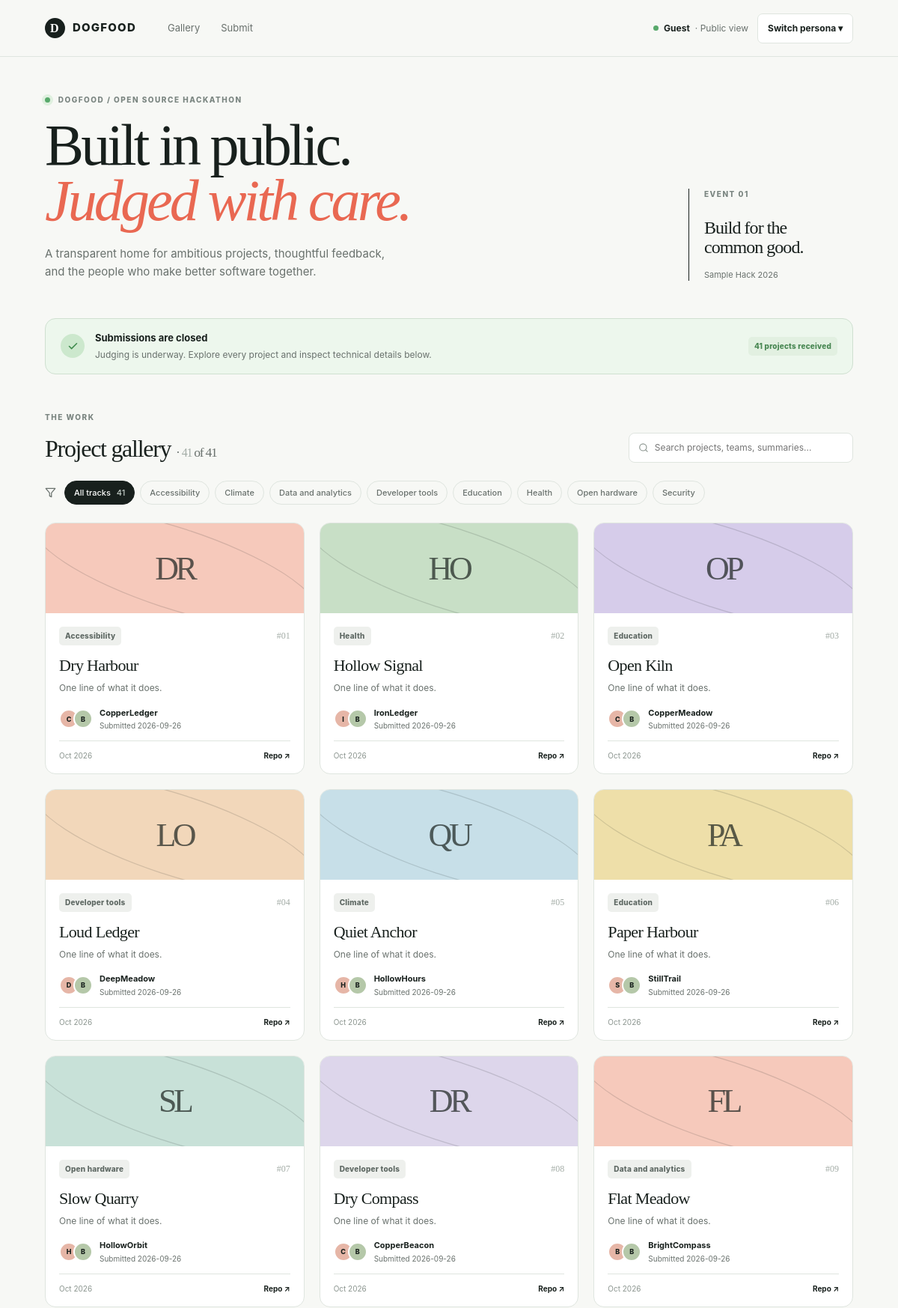
The app's page /projects (upper part) with its own data.
### tables this page shows
CREATE TABLE tracks (
            id TEXT PRIMARY KEY,
            name TEXT NOT NULL,
            event_id TEXT DEFAULT 'evt_01'
        );

CREATE TABLE projects (
            id TEXT PRIMARY KEY,
            team_id TEXT NOT NULL,
            track_id TEXT NOT NULL,
            title TEXT NOT NULL,
            summary TEXT,
            repo_url TEXT,
            submitted_at TEXT NOT NULL,
            is_draft INTEGER DEFAULT 0,
            FOREIGN KEY (track_id) REFERENCES tracks(id)
        );

CREATE TABLE teams (
            id TEXT PRIMARY KEY,
            name TEXT NOT NULL
        );

### src/main.py (the view)
@app.get("/projects", response_class=HTMLResponse)
def get_gallery(request: Request, q: Optional[str] = None, track: Optional[str] = None):
    current_user = get_current_user_optional(request)
    with get_db() as conn:
        tracks = conn.execute("SELECT id, name FROM tracks ORDER BY name").fetchall()
        sql = """
            SELECT p.id, p.title, p.summary, p.repo_url, p.submitted_at, p.track_id,
                   t.name as track_name, tm.name as team_name
            FROM projects p
            JOIN tracks t ON p.track_id = t.id
            LEFT JOIN teams tm ON p.team_id = tm.id
            WHERE p.is_draft = 0
        """
        params = []
        if track:
            sql += " AND p.track_id = ?"
            params.append(track)
        if q:
            sql += " AND (p.title LIKE ? OR tm.name LIKE ?)"
            params.append(f"%{q}%")
            params.append(f"%{q}%")
        sql += " ORDER BY p.submitted_at DESC"
        projects = conn.execute(sql, params).fetchall()
    return templates.TemplateResponse(
        request=request,
        name="gallery.html",
        context={
            "user": current_user,
            "projects": projects,
            "tracks": tracks,
            "query": q,
            "selected_track": track
        }
    )

### templates/gallery.html (shortened to what this page needs)
{% extends "base.html" %}
{% block content %}
<div class="page-wrap">
  <section class="hero">
    <div>
      <p class="kicker"><span class="pulse"></span> DOGFOOD / OPEN SOURCE HACKATHON</p>
      <h1>Built in public.<br><em>Judged with care.</em></h1>
      <p class="hero-copy">A transparent home for ambitious projects, thoughtful feedback, and the people who make better software together.</p>
    </div>
    <div class="hero-note">
      <span class="note-label">Event 01</span>
      <strong>Build for the<br>common good.</strong>
      <span>Sample Hack 2026</span>
    </div>
  </section>
  <div class="deadline-banner">
    <div class="deadline-icon">
      <svg width="18" height="18" viewBox="0 0 24 24" fill="none" stroke="currentColor" stroke-width="2.5" stroke-linecap="round" stroke-linejoin="round">
        <polyline points="20 6 9 17 4 12"></polyline>
      </svg>
    </div>
    <div>
      <strong>Submissions are closed</strong>
      <span>Judging is underway. Explore every project and inspect technical details below.</span>
    </div>
    <span class="badge badge-green">{{ projects|length }} projects received</span>
  </div>
  <section class="section-heading">
    <div>
      <p class="kicker">THE WORK</p>
      <h2>Project gallery <span style="font-weight: 400; color: var(--muted); font-size: 1.1rem;">· <span id="visible-count">{{ projects|length }}</span> of {{ projects|length }}</span></h2>
    </div>
    <div class="search-wrap">
      <svg width="16" height="16" viewBox="0 0 24 24" fill="none" stroke="currentColor" stroke-width="2" stroke-linecap="round" stroke-linejoin="round">
        <circle cx="11" cy="11" r="8"></circle>
        <line x1="21" y1="21" x2="16.65" y2="16.65"></line>
      </svg>
      <input type="text" id="live-search" placeholder="Search projects, teams, summaries..." value="{{ query or '' }}" oninput="filterCards()" aria-label="Search projects">
    </div>
  </section>
  <div class="track-row">
    <svg width="16" height="16" viewBox="0 0 24 24" fill="none" stroke="currentColor" stroke-width="2" stroke-linecap="round" stroke-linejoin="round" style="color: var(--muted); margin-right: 0.25rem;">
      <polygon points="22 3 2 3 10 12.46 10 19 14 21 14 12.46 22 3"></polygon>
    </svg>
    <button class="track-pill active" onclick="setTrackFilter('all', this)">
      All tracks <span>{{ projects|length }}</span>
    </button>
    {% for trk in tracks %}
      <button class="track-pill" onclick="setTrackFilter('{{ trk.name|lower }}', this)">
        {{ trk.name }}
      </button>
    {% endfor %}
  </div>
  <div class="gallery-grid" id="project-grid">
    {% for p in projects %}
      {% set accent_color = ['coral', 'sage', 'violet', 'peach', 'blue', 'yellow', 'mint', 'lavender'][loop.index0 % 8] %}
      <article class="project-card" data-title="{{ p.title|lower }}" data-summary="{{ (p.summary or '')|lower }}" data-track="{{ p.track_name|lower }}" data-team="{{ (p.team_name or '')|lower }}">
        <div class="project-art art-{{ accent_color }}">
          <span>{{ p.title[:2]|upper }}</span>
          <div class="art-lines"></div>
        </div>
        <div class="project-body">
          <div class="project-top">
            <span class="badge badge-neutral">{{ p.track_name }}</span>
            <span class="project-number">#{{ "%02d"|format(loop.index) }}</span>
          </div>
          <h3>{{ p.title }}</h3>
          <p class="summary">{{ p.summary or "No project description provided." }}</p>
          <div class="project-team">
            <div class="avatar-stack">
              <span>{{ (p.team_name or "T")[0]|upper }}</span>
              <span>{{ ((p.team_name or "T").split(' ')[1] or 'B')[0]|upper }}</span>
            </div>
            <div>
              <strong>{{ p.team_name or "Solo Builder" }}</strong>
              <span>Submitted {{ p.created_at[:10] if p.created_at else "2026-09-26" }}</span>
            </div>
          </div>
          <div class="project-foot">
            <span>{{ p.created_at[:10] if p.created_at else "Oct 2026" }}</span>
            {% if p.repo_url %}
              <a href="{{ p.repo_url }}" target="_blank" rel="noopener" aria-label="Open {{ p.title }} repository">
                Repo ↗
              </a>
            {% else %}
              <span style="color: var(--muted); font-size: 0.75rem;">Verified local</span>
            {% endif %}
          </div>
        </div>
      </article>
    {% else %}
      <div class="empty-state" style="grid-column: 1 / -1;">No submissions found.</div>
    {% endfor %}
  </div>
</div>
{% endblock %}

### templates/base.html (shortened to what this page needs)
<!DOCTYPE html>
<html lang="en">
<head>
  <link rel="stylesheet" href="/static/style.css">
</head>
<body>
  <div class="app-shell">
    <header class="topbar">
      <a class="brand" href="/projects" aria-label="DOGFOOD home">
        <span class="brand-mark">D</span>
        <span>DOGFOOD</span>
      </a>
      <nav class="nav-links">
        <a href="/projects">Gallery</a>
        <a href="/projects/new">Submit</a>
      </nav>
      <div class="topbar-actions">
        <div class="role-indicator">
          <span class="status-dot"></span>
          {% if user %}
            <span>{{ user.role|capitalize }}</span>
            <span class="role-name">· {{ user.name }}</span>
          {% else %}
            <span>Guest</span>
            <span class="role-name">· Public view</span>
          {% endif %}
        </div>
        <button class="role-switch" type="button" onclick="openPersonaModal()">
          Switch persona ▾
        </button>
      </div>
    </header>
    <main id="top">
      {% block content %}{% endblock %}
    </main>
  </div>
</body>
</html>

### records on screen
tracks: name "Accessibility"
tracks: name "Climate"
tracks: name "Data and analytics"
tracks: name "Developer tools"
tracks: name "Education"
tracks: name "Health"
tracks: name "Open hardware"
tracks: name "Security"
projects: title "DR", track_name "Accessibility", index "01", title "Dry Harbour", summary "One line of what it does.", name "CopperLedger", created_at "2026-09-26", created_at "Oct 2026"
teams: name "C", name "B"
projects: title "HO", track_name "Health", index "02", title "Hollow Signal", summary "One line of what it does.", name "IronLedger", created_at "2026-09-26", created_at "Oct 2026"
teams: name "I", name "B"
projects: title "OP", track_name "Education", index "03", title "Open Kiln", summary "One line of what it does.", name "CopperMeadow", created_at "2026-09-26", created_at "Oct 2026"
teams: name "C", name "B"
projects: title "LO", track_name "Developer tools", index "04", title "Loud Ledger", summary "One line of what it does.", name "DeepMeadow", created_at "2026-09-26", created_at "Oct 2026"
teams: name "D", name "B"
projects: title "QU", track_name "Climate", index "05", title "Quiet Anchor", summary "One line of what it does.", name "HollowHours", created_at "2026-09-26", created_at "Oct 2026"
teams: name "H", name "B"
projects: title "PA", track_name "Education", index "06", title "Paper Harbour", summary "One line of what it does.", name "StillTrail", created_at "2026-09-26", created_at "Oct 2026"
teams: name "S", name "B"
projects: title "SL", track_name "Open hardware", index "07", title "Slow Quarry", summary "One line of what it does.", name "HollowOrbit", created_at "2026-09-26", created_at "Oct 2026"
teams: name "H", name "B"
projects: title "DR", track_name "Developer tools", index "08", title "Dry Compass", summary "One line of what it does.", name "CopperBeacon", created_at "2026-09-26", created_at "Oct 2026"
teams: name "C", name "B"
projects: title "FL", track_name "Data and analytics", index "09", title "Flat Meadow", summary "One line of what it does.", name "BrightCompass", created_at "2026-09-26", created_at "Oct 2026"
teams: name "B"

### other values on screen
{{ projects|length }} "41"
